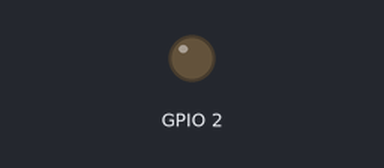
Recording of a sketch running on a simulated ESP8266 (NodeMCU). On the bench: output pins drawn as LEDs (lit = HIGH). WiFi joins after 1.5 s; servers stay silent unless stated; uploads are accepted with an empty reply; what the sketch prints to the serial monitor is not drawn.

Above: at 1.6 s.
At 6.6 s:
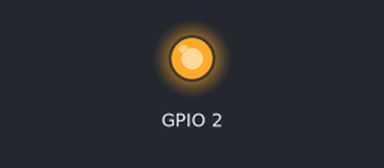
Timing chart, 0 to 8.1 s (numbered marks = the images above):
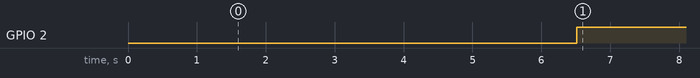

The sketch:

WiFiClient.ino
```cpp
/*
    This sketch sends data via HTTP GET requests to other nodes in local network.

*/

#include <ESP8266WiFi.h>

const char* ssid     = "paco";
const char* password = "E332C2F9";

const char* host6 = "192.168.1.106";
const char* host7 = "192.168.1.107";
const int httpPort = 80;
String urlLow = "/gpio/0";
String urlHigh = "/gpio/1";


void setup() {

  Serial.begin(115200);
  delay(10);

  // We start by connecting to a WiFi network
  Serial.println();
  Serial.println();
  Serial.print("Connecting to ");
  Serial.println(ssid);

  /* Explicitly set the ESP8266 to be a WiFi-client, otherwise, it by default,
     would try to act as both a client and an access-point and could cause
     network-issues with your other WiFi-devices on your WiFi-network. */
  WiFi.mode(WIFI_STA);
  WiFi.begin(ssid, password);

  while (WiFi.status() != WL_CONNECTED) {
    delay(500);
    Serial.print(".");
  }

  Serial.println("");
  Serial.println("WiFi connected");
  Serial.println("IP address: ");
  Serial.println(WiFi.localIP());

  // prepare GPIO2
  pinMode(2, OUTPUT);
  digitalWrite(2, 0);
}


void loop() {

  delay(5000);

  WiFiClient client;

  //STAGE 1

  //localhost on
  digitalWrite(2,1);
  Serial.print("Localhost on");

  // host6 on
  Serial.print("connecting to ");
  Serial.println(host6);
  if (!client.connect(host6, httpPort)) {
    Serial.println("connection failed");
    return;
  }
  Serial.println("Connection successful");

  enviarPeticionServidor(client, host6, urlHigh);
  pintarRespuestaServidor(client);

  delay(1000);

  // host7 off
  Serial.print("connecting to ");
  Serial.println(host7);
  if (!client.connect(host7, httpPort)) {
    Serial.println("connection failed");
    return;
  }
  Serial.println("Connection successful");

  enviarPeticionServidor(client, host7, urlLow);
  pintarRespuestaServidor(client);

  delay(240000);

  //STAGE 2

  //host6 off
  Serial.print("connecting to ");
  Serial.println(host6);
  if (!client.connect(host6, httpPort)) {
    Serial.println("connection failed");
    return;
  }
  Serial.println("Connection successful");

  enviarPeticionServidor(client, host6, urlLow);
  pintarRespuestaServidor(client);

  delay(1000);

  // host7 on
  Serial.print("connecting to ");
  Serial.println(host7);
  if (!client.connect(host7, httpPort)) {
    Serial.println("connection failed");
    return;
  }
  Serial.println("Connection successful");

  enviarPeticionServidor(client, host7, urlHigh);
  pintarRespuestaServidor(client);

  delay(240000);

  //STAGE 3

  //localhost off
  digitalWrite(2,0);
  Serial.print("Localhost off");

  // host6 on
  Serial.print("connecting to ");
  Serial.println(host6);
  if (!client.connect(host6, httpPort)) {
    Serial.println("connection failed");
    return;
  }
  Serial.println("Connection successful");

  enviarPeticionServidor(client, host6, urlHigh);
  pintarRespuestaServidor(client);

  delay(240000);
}

void enviarPeticionServidor(WiFiClient client, const char* host, String url){

  Serial.print("Requesting URL: ");
  Serial.println(url);

  // This will send the request to the server
  client.print(String("GET ") + url + " HTTP/1.1\r\n" +
               "Host: " + host + "\r\n" +
               "Connection: close\r\n\r\n");
  unsigned long timeout = millis();
  while (client.available() == 0) {
    if (millis() - timeout > 5000) {
      Serial.println(">>> Client Timeout !");
      client.stop();
      }
  }
}

void pintarRespuestaServidor(WiFiClient client){
  // Read all the lines of the reply from server and print them to Serial
  while (client.available()) {
    String line = client.readStringUntil('\r');
    Serial.print(line);
  }
}
```

Measured:
- by itself, GPIO 2: LOW → HIGH at 6.5 s
